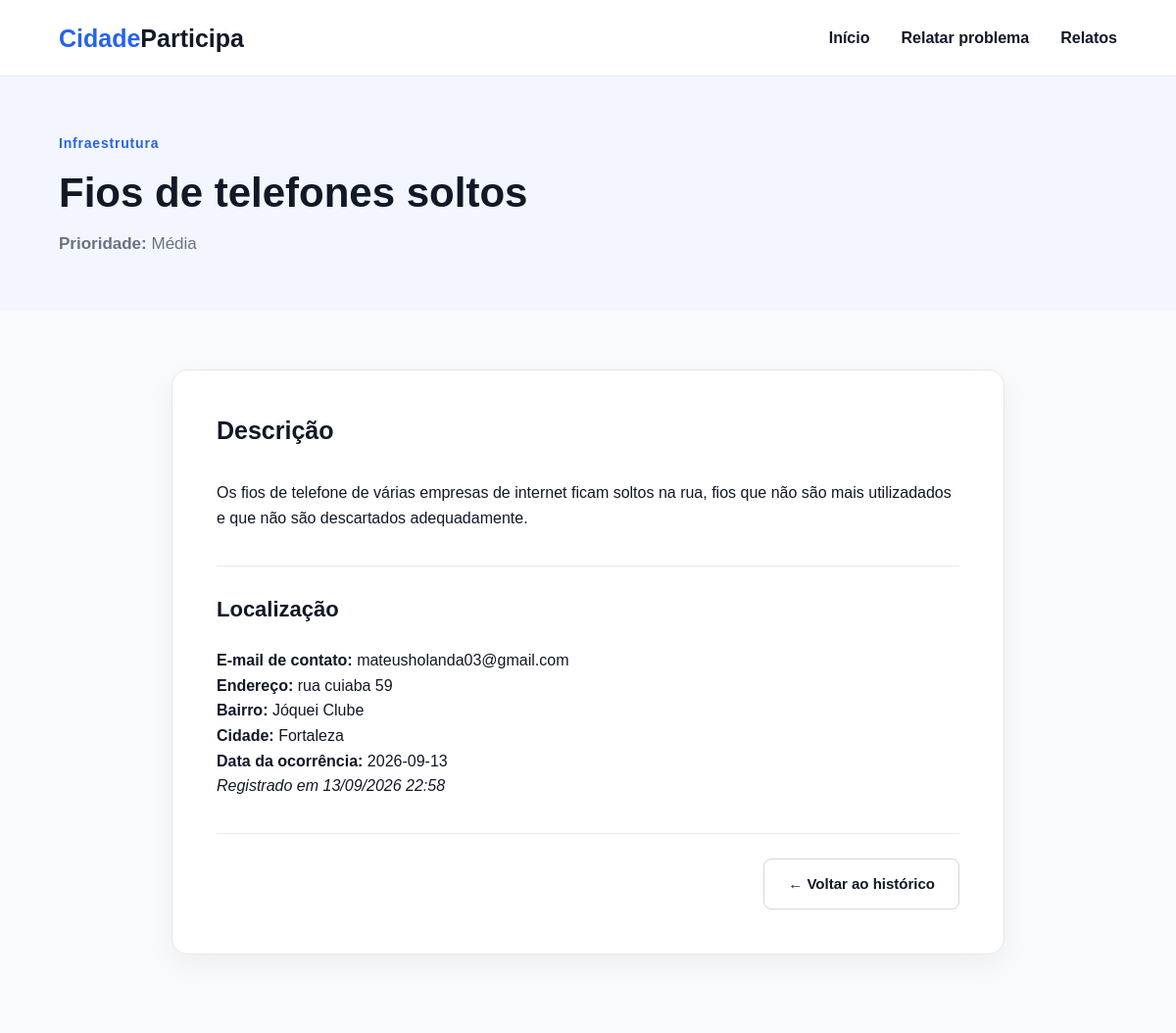
The app's page /relato/6 with its own data.
### tables this page shows
CREATE TABLE relatos (
            id INTEGER PRIMARY KEY AUTOINCREMENT,
            titulo TEXT NOT NULL,
            categoria TEXT NOT NULL,
            prioridade TEXT NOT NULL,
            descricao TEXT NOT NULL,
            bairro TEXT NOT NULL,
            cidade TEXT NOT NULL,
            endereco TEXT,
            data TEXT NOT NULL,
            criado_em TEXT NOT NULL
        , email TEXT);

### main.py (the view)
@app.route("/relato/<int:relato_id>")
def detalhe_relato(relato_id):
    db = get_db()
    relato = db.execute(
        "SELECT * FROM relatos WHERE id = ?", (relato_id,)
    ).fetchone()
    if relato is None:
        return redirect(url_for("relatos"))
    return render_template("detalhe_relato.html", relato=relato)

### main.py (called while the page is built)
def get_db():
    if "db" not in g:
        g.db = sqlite3.connect(DATABASE)
        g.db.row_factory = sqlite3.Row  # permite acessar colunas pelo nome
    return g.db

### templates/detalhe_relato.html (shortened to what this page needs)
{% extends "base.html" %}
{% block content %}
<section class="page-header">
    <div class="page-header-container">
        <span class="tag">
            {{ relato.categoria }}
        </span>
        <h1>
            {{ relato.titulo }}
        </h1>
        <p>
            <strong>Prioridade:</strong> {{ relato.prioridade }}
        </p>
    </div>
</section>
<section class="form-section">
    <div class="form-container">
        <div class="form-card">
            <div class="form-header">
                <h2>Descrição</h2>
            </div>
            <p>{{ relato.descricao }}</p>
            <div class="form-divider">
                <h2>Localização</h2>
            </div>
            <p>
                <p><strong>E-mail de contato:</strong> {{ relato.email or "Não informado" }}</p>
                <strong>Endereço:</strong> {{ relato.endereco or "Não informado" }}<br>
                <strong>Bairro:</strong> {{ relato.bairro }}<br>
                <strong>Cidade:</strong> {{ relato.cidade }}<br>
                <strong>Data da ocorrência:</strong> {{ relato.data }}<br>
                <em>Registrado em {{ relato.criado_em }}</em>
            </p>
            <div class="form-actions">
                <a href="{{ url_for('relatos') }}" class="btn btn-secondary">
                    ← Voltar ao histórico
                </a>
            </div>
        </div>
    </div>
</section>
{% endblock %}

### static/style.css (style rules this page uses)
* { margin: 0; padding: 0; box-sizing: border-box; }
html { scroll-behavior: smooth; }
body { font-family: Arial, Helvetica, sans-serif; color: #111827; background: #ffffff; line-height: 1.6; }
a { text-decoration: none; color: inherit; }
.tag { display: inline-block; margin-bottom: 20px; font-size: 14px; font-weight: 700; letter-spacing: 0.8px; color: #2563eb; }
.btn { display: inline-flex; align-items: center; justify-content: center; height: 52px; padding: 0 24px; border-radius: 8px; border: none; cursor: pointer; font-size: 15px; font-weight: 700; transition: all 0.2s ease; }
.btn-secondary { background: #ffffff; color: #111827; border: 1px solid #d1d5db; }
.page-header { background: #f3f6ff; padding: 55px 0; }
.page-header-container { width: 1200px; max-width: 90%; margin: 0 auto; }
.page-header .tag { margin-bottom: 15px; }
.page-header h1 { font-size: 42px; line-height: 1.2; margin-bottom: 12px; color: #111827; }
.page-header p { max-width: 700px; font-size: 17px; line-height: 1.6; color: #6b7280; }
.form-section { background: #f9fafb; padding: 60px 0 80px; }
.form-container { width: 850px; max-width: 90%; margin: 0 auto; }
.form-card { background: #ffffff; padding: 45px; border: 1px solid #e5e7eb; border-radius: 16px; box-shadow: 0 10px 30px rgba(0, 0, 0, 0.05); }
.form-header { margin-bottom: 35px; }
.form-header h2 { font-size: 25px; line-height: 1.3; margin-bottom: 8px; color: #111827; }
.form-divider { border-top: 1px solid #e5e7eb; margin-top: 35px; padding-top: 30px; margin-bottom: 25px; }
.form-divider h2 { font-size: 22px; line-height: 1.3; margin-bottom: 5px; color: #111827; }
.form-actions { display: flex; justify-content: flex-end; align-items: center; gap: 12px; margin-top: 35px; padding-top: 25px; border-top: 1px solid #e5e7eb; }

### records on screen
relatos: categoria "Infraestrutura", titulo "Fios de telefones soltos", prioridade "Média", descricao "Os fios de telefone de várias empresas de internet ficam soltos na rua, fios que não são mais utilizadados e que não são descartados adequadamente.", email "mateusholanda03@gmail.com", endereco "rua cuiaba 59", bairro "Jóquei Clube", cidade "Fortaleza", data "2026-09-13", criado_em "13/09/2026 22:58"
